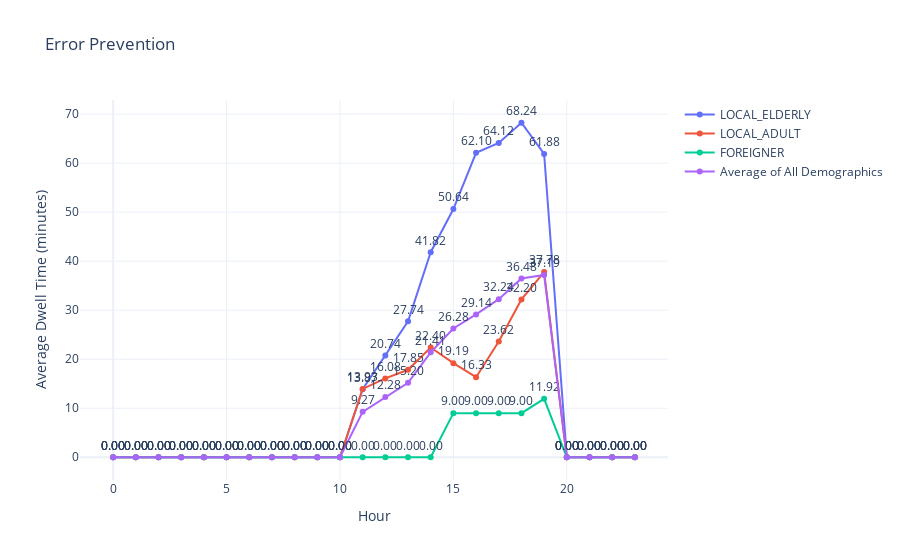

Here is the notebook cell this chart was saved with:
### Markdown cell above
# ErrorPrevention

### Code cell
import pandas as pd
import plotly.graph_objects as go

file_path = 'errorPrevention1day.xlsx'
xls = pd.ExcelFile(file_path)

avg_dwell_times = pd.DataFrame()

day_data = pd.read_excel(xls, sheet_name='Day 1')
day_data = day_data.drop(columns=[col for col in day_data.columns if "Unnamed" in col])
day_data['LOCAL_ELDERLY'] = day_data['LOCAL_ELDERLY']/60
day_data['LOCAL_ADULT'] = day_data['LOCAL_ADULT']/60
day_data['FOREIGNER'] = day_data['FOREIGNER']/60
day_data['Average of All Demographics'] = day_data['Average of All Demographics']/60
day_data_filtered = day_data[(day_data['Simulation Hour'] >= 0) & (day_data['Simulation Hour'] <= 23)]

day_data_new = day_data[(day_data['Simulation Hour'] >= 10) & (day_data['Simulation Hour'] <= 20)]
average_errorPrevention = day_data_new['Average of All Demographics'].sum()/10
print(average_errorPrevention)

fig = go.Figure()

for column in day_data_filtered.columns[1:]: 
    text_values = [f"{value:.2f}" for value in day_data_filtered[column]]
    fig.add_trace(go.Scatter(x=day_data_filtered['Simulation Hour'], y=day_data_filtered[column], text=text_values,
                             mode='lines+markers+text', name=column, textposition="top center"))

fig.update_layout(title='Error Prevention',
                  xaxis_title='Hour',
                  yaxis_title='Average Dwell Time (minutes)',
                  template='plotly_white')

fig.show()

### Figure 1 — Plotly figure (JSON) as saved in the notebook; plotly's stock layout.template omitted (floating-point values rounded to 4 significant figures)
{"data": [{"mode": "lines+markers+text", "name": "LOCAL_ELDERLY", "text": ["0.00", "0.00", "0.00", "0.00", "0.00", "0.00", "0.00", "0.00", "0.00", "0.00", "0.00", "13.87", "20.74", "27.74", "41.82", "50.64", "62.10", "64.12", "68.24", "61.88", "0.00", "0.00", "0.00", "0.00"], "textposition": "top center", "type": "scatter", "x": [0, 1, 2, 3, 4, 5, 6, 7, 8, 9, 10, 11, 12, 13, 14, 15, 16, 17, 18, 19, 20, 21, 22, 23], "y": [0, 0, 0, 0, 0, 0, 0, 0, 0, 0, 0, 13.87, 20.74, 27.74, 41.82, 50.64, 62.1, 64.12, 68.24, 61.88, 0, 0, 0, 0]}, {"mode": "lines+markers+text", "name": "LOCAL_ADULT", "text": ["0.00", "0.00", "0.00", "0.00", "0.00", "0.00", "0.00", "0.00", "0.00", "0.00", "0.00", "13.93", "16.08", "17.85", "22.40", "19.19", "16.33", "23.62", "32.20", "37.78", "0.00", "0.00", "0.00", "0.00"], "textposition": "top center", "type": "scatter", "x": [0, 1, 2, 3, 4, 5, 6, 7, 8, 9, 10, 11, 12, 13, 14, 15, 16, 17, 18, 19, 20, 21, 22, 23], "y": [0, 0, 0, 0, 0, 0, 0, 0, 0, 0, 0, 13.93, 16.08, 17.85, 22.4, 19.19, 16.33, 23.62, 32.2, 37.78, 0, 0, 0, 0]}, {"mode": "lines+markers+text", "name": "FOREIGNER", "text": ["0.00", "0.00", "0.00", "0.00", "0.00", "0.00", "0.00", "0.00", "0.00", "0.00", "0.00", "0.00", "0.00", "0.00", "0.00", "9.00", "9.00", "9.00", "9.00", "11.92", "0.00", "0.00", "0.00", "0.00"], "textposition": "top center", "type": "scatter", "x": [0, 1, 2, 3, 4, 5, 6, 7, 8, 9, 10, 11, 12, 13, 14, 15, 16, 17, 18, 19, 20, 21, 22, 23], "y": [0, 0, 0, 0, 0, 0, 0, 0, 0, 0, 0, 0, 0, 0, 0, 9, 9, 9, 9, 11.92, 0, 0, 0, 0]}, {"mode": "lines+markers+text", "name": "Average of All Demographics", "text": ["0.00", "0.00", "0.00", "0.00", "0.00", "0.00", "0.00", "0.00", "0.00", "0.00", "0.00", "9.27", "12.28", "15.20", "21.41", "26.28", "29.14", "32.24", "36.48", "37.19", "0.00", "0.00", "0.00", "0.00"], "textposition": "top center", "type": "scatter", "x": [0, 1, 2, 3, 4, 5, 6, 7, 8, 9, 10, 11, 12, 13, 14, 15, 16, 17, 18, 19, 20, 21, 22, 23], "y": [0, 0, 0, 0, 0, 0, 0, 0, 0, 0, 0, 9.267, 12.28, 15.2, 21.41, 26.28, 29.14, 32.24, 36.48, 37.19, 0, 0, 0, 0]}], "layout": {"title": {"text": "Error Prevention"}, "xaxis": {"title": {"text": "Hour"}}, "yaxis": {"title": {"text": "Average Dwell Time (minutes)"}}}}
